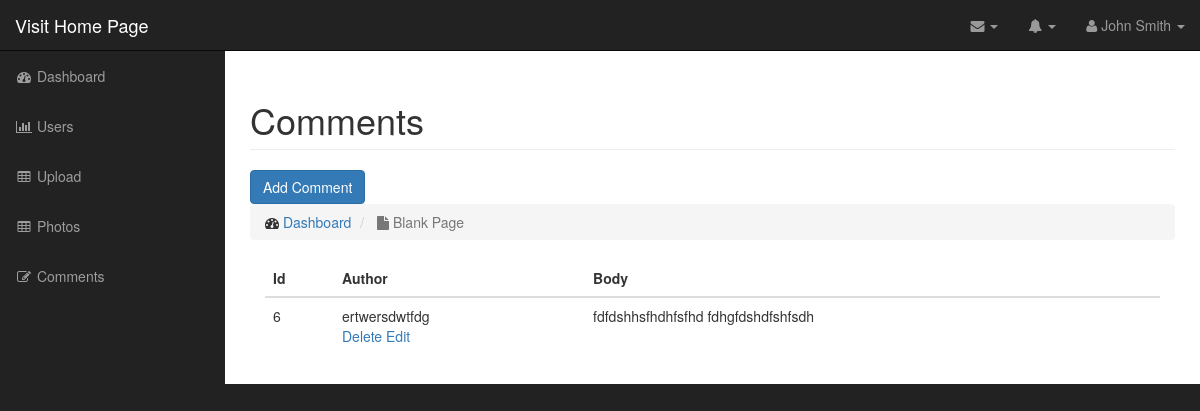
Screenshot of /admin/commentPhotos.php?id=41 (signed in) with the database file from the repository.
### tables this page shows
CREATE TABLE `comments` (
  `id` int(11) NOT NULL,
  `photoId` int(11) NOT NULL,
  `author` varchar(255) NOT NULL,
  `body` text NOT NULL
);

### admin/includes/classes/database.php (called while the page is built, shortened)
<?php
class Database{
    public $connection;
    public function openDbConnection(){
         $this->connection = new mysqli(DB_HOST,DB_USER,BD_PASS,DB_NAME);
    }
    public function query($sql){
        $result = $this->connection->query($sql);
        return $this->confirmQuery($result);
    }
    private function confirmQuery($result){
        return $result;
    }
    public function escapeString($string){
        $escapedString =  $this->connection->real_escape_string($string);
        return $escapedString;
    }
}
$database = new Database();

### admin/includes/classes/comment.php (called while the page is built, shortened)
<?php
class Comment extends DbClass
{
    protected static $dbTable = "comments";
    public static function findTheComment($photoId){
        global $database;
        $sql = "SELECT * FROM ". self::$dbTable;
        $sql.= " WHERE photoId = " . $database->escapeString($photoId);
        $sql.= " ORDER BY photoId ASC";
        return self::doTheQuery($sql);
    }
}

### admin/includes/classes/dbClass.php (called while the page is built, shortened)
<?php
class DbClass
{   public $customErrors = array();
    public static function doTheQuery($sql){
        global $database;
        $object = array();
        $query = $database->query($sql);
        while($row = mysqli_fetch_array($query) ){
            $object[] = static::instantiation($row);
        }
        return $object;
    }
    private static function instantiation($result){
        $object = new $calledClass;
        foreach ($result as $property => $value) {
            if ($object->hasTheProperty($property)) {
                $object->$property = $value;
            }
        }
        return $object;
    }
    private function hasTheProperty($property){
        $objectProperties = get_object_vars($this);
        return array_key_exists($property,$objectProperties);
    }
}

### admin/commentPhotos.php (the view, shortened to what this page needs)
<?php include("includes/header.php"); ?>
<?php
    $comments = Comment::findTheComment($_GET['id']);
?>
<nav class="navbar navbar-inverse navbar-fixed-top" role="navigation">
    <?php include("includes/top_nav.php"); ?>
    <?php include("includes/side_nav.php"); ?>
</nav>
<div id="page-wrapper">
    <div class="container-fluid">
        <div class="row">
            <div class="col-lg-12">
                <h1 class="page-header">
                    Comments
                </h1>
                <a href="addSpecificComment.php?id=<?php echo $_GET['id']; ?>" class="btn btn-primary" >Add Comment</a>
                <ol class="breadcrumb">
                    <li>
                        <i class="fa fa-dashboard"></i>  <a href="index.php">Dashboard</a>
                    </li>
                    <li class="active">
                        <i class="fa fa-file"></i> Blank Page
                    </li>
                </ol>
                <div class="col-md-12">
                    <table class="table table-hover">
                        <thead>
                        <tr>
                            <th>Id</th>
                            <th>Author</th>
                            <th>Body</th>
                        </tr>
                        </thead>
                        <tbody>
                        <?php foreach ($comments as $comment) : ?>
                            <tr>
                                <td><?php echo $comment->id; ?></td>
                                <td><?php echo $comment->author; ?>
                                    <div class="action-links">
                                        <a href="deleteComment.php?id=<?php echo $comment->id; ?>">Delete</a>
                                        <a href="editComment.php?id=<?php echo $comment->id; ?>">Edit</a>
                                    </div>
                                </td>
                                <td><?php echo $comment->body; ?></td>
                            </tr>
                        <?php endforeach; ?>
                        </tbody>
                    </table>
                </div>
            </div>
        </div>
    </div>
</div>
<?php include("includes/footer.php"); ?>

### admin/css/sb-admin.css (style rules this page uses)
body { margin-top: 100px; background-color: #222; }
@media (min-width:768px) { body { margin-top: 50px; } }
#page-wrapper { width: 100%; padding: 0; background-color: #fff; }
@media (min-width:768px) { #page-wrapper { padding: 10px; } }

### rows the page displays
comments: id "6", author "ertwersdwtfdg", body "fdfdshhsfhdhfsfhd fdhgfdshdfshfsdh"
